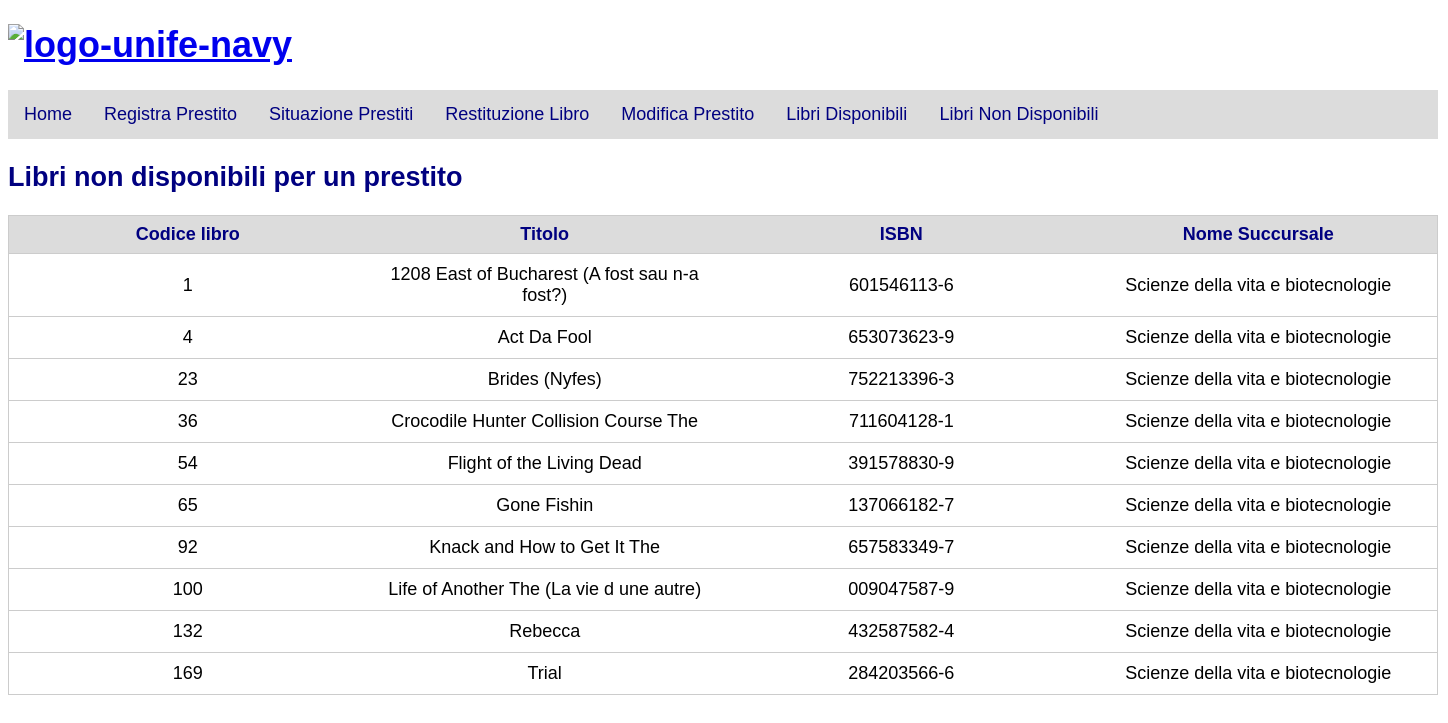
/NoDisponibili.php, run on the app's committed database.
### tables this page shows
CREATE TABLE `PRESENTE_IN` (
  `CODICE_LIBRO_PRESENTE_IN` int NOT NULL,
  `NOME_SUCCURSALE_PRESENTE_IN` varchar(50) NOT NULL,
  `NUMERO_COPIE` int NOT NULL,
  PRIMARY KEY (`CODICE_LIBRO_PRESENTE_IN`,`NOME_SUCCURSALE_PRESENTE_IN`),
  KEY `NOME_SUCCURSALE_PRESENTE_IN` (`NOME_SUCCURSALE_PRESENTE_IN`),
  CONSTRAINT `PRESENTE_IN_ibfk_1` FOREIGN KEY (`CODICE_LIBRO_PRESENTE_IN`) REFERENCES `LIBRO` (`CODICE_LIBRO`),
  CONSTRAINT `PRESENTE_IN_ibfk_2` FOREIGN KEY (`NOME_SUCCURSALE_PRESENTE_IN`) REFERENCES `SUCCURSALE` (`NOME_SUCCURSALE`)
);

CREATE TABLE `LIBRO` (
  `CODICE_LIBRO` int NOT NULL,
  `ISBN` char(13) NOT NULL,
  `TITOLO` varchar(200) DEFAULT NULL,
  `LINGUA` varchar(15) NOT NULL,
  `ANNO_PUBBLICAZIONE` int DEFAULT NULL,
  PRIMARY KEY (`CODICE_LIBRO`)
);

### NoDisponibili.php (the view, shortened to what this page needs)
<?php
$sql = "SELECT CODICE_LIBRO,TITOLO,ISBN,NOME_SUCCURSALE_PRESENTE_IN
        FROM LIBRO JOIN PRESENTE_IN ON (CODICE_LIBRO=CODICE_LIBRO_PRESENTE_IN)
        WHERE NUMERO_COPIE='0'
        ORDER BY CODICE_LIBRO";
$query = mysqli_query($link, $sql);
?>
<!DOCTYPE html>
<html>
<head>
    <link rel="stylesheet" type="text/css" href="stylenavbar.css">
</head>
<body>
    <h1><a href="http://www.unife.it/it"><img src="https://i.ibb.co/g7bkSj3/logo-unife-navy.jpg" alt="logo-unife-navy" border="0"></a></h1>
    <h2>Libri non disponibili per un prestito</h2>
    <table>
        <thead>
            <tr>
                <th>Codice libro</th>
                <th>Titolo</th>
                <th>ISBN</th>
                <th>Nome Succursale</th>
            </tr>
        </thead>
        <tbody>
            <?php while ($row = mysqli_fetch_array($query)) { ?>
                <tr>
                    <td> <?php echo $row['CODICE_LIBRO'] ?> </td>
                    <td> <?php echo $row['TITOLO'] ?> </td>
                    <td> <?php echo $row['ISBN'] ?> </td>
                    <td> <?php echo $row['NOME_SUCCURSALE_PRESENTE_IN'] ?> </td>
                </tr>
            <?php } ?>
        </tbody>
    </table>
</body>
</html>

### stylenavbar.css (style rules this page uses)
body { font-family: 'Arial'; font-size: 18px; }
h2 { width: auto; height: auto; }
ul { list-style-type: none; margin: 0; padding: 0; overflow: hidden; background-color: gainsboro; width: 1430px; }
li { float: left; }
li a { display: block; color: navy; text-align: center; padding: 14px 16px; text-decoration: none; }
h2 { color: navy; }
img { max-width: 50%; height: auto; }
thead { width: auto; height: auto; background-color: gainsboro; }
table { table-layout : fixed; width : 1430px; caption-side : bottom; }

### NoDisponibili.php (style rules this page uses)
table { border: 1px solid #ccc; border-collapse: collapse; }
tr { border-bottom: 1px solid #ccc; }
th { color: navy; width: 120px; padding: 8px; }
td { text-align: center; padding: 10px; }

### data on the page
presente_in: CODICE_LIBRO_PRESENTE_IN.CODICE_LIBRO "1", CODICE_LIBRO_PRESENTE_IN.TITOLO "1208 East of Bucharest (A fost sau n-a fost?)", CODICE_LIBRO_PRESENTE_IN.ISBN "601546113-6", NOME_SUCCURSALE_PRESENTE_IN "Scienze della vita e biotecnologie"
presente_in: CODICE_LIBRO_PRESENTE_IN.CODICE_LIBRO "4", CODICE_LIBRO_PRESENTE_IN.TITOLO "Act Da Fool", CODICE_LIBRO_PRESENTE_IN.ISBN "653073623-9", NOME_SUCCURSALE_PRESENTE_IN "Scienze della vita e biotecnologie"
presente_in: CODICE_LIBRO_PRESENTE_IN.CODICE_LIBRO "23", CODICE_LIBRO_PRESENTE_IN.TITOLO "Brides (Nyfes)", CODICE_LIBRO_PRESENTE_IN.ISBN "752213396-3", NOME_SUCCURSALE_PRESENTE_IN "Scienze della vita e biotecnologie"
presente_in: CODICE_LIBRO_PRESENTE_IN.CODICE_LIBRO "36", CODICE_LIBRO_PRESENTE_IN.TITOLO "Crocodile Hunter Collision Course The", CODICE_LIBRO_PRESENTE_IN.ISBN "711604128-1", NOME_SUCCURSALE_PRESENTE_IN "Scienze della vita e biotecnologie"
presente_in: CODICE_LIBRO_PRESENTE_IN.CODICE_LIBRO "54", CODICE_LIBRO_PRESENTE_IN.TITOLO "Flight of the Living Dead", CODICE_LIBRO_PRESENTE_IN.ISBN "391578830-9", NOME_SUCCURSALE_PRESENTE_IN "Scienze della vita e biotecnologie"
presente_in: CODICE_LIBRO_PRESENTE_IN.CODICE_LIBRO "65", CODICE_LIBRO_PRESENTE_IN.TITOLO "Gone Fishin", CODICE_LIBRO_PRESENTE_IN.ISBN "137066182-7", NOME_SUCCURSALE_PRESENTE_IN "Scienze della vita e biotecnologie"
presente_in: CODICE_LIBRO_PRESENTE_IN.CODICE_LIBRO "92", CODICE_LIBRO_PRESENTE_IN.TITOLO "Knack and How to Get It The", CODICE_LIBRO_PRESENTE_IN.ISBN "657583349-7", NOME_SUCCURSALE_PRESENTE_IN "Scienze della vita e biotecnologie"
presente_in: CODICE_LIBRO_PRESENTE_IN.CODICE_LIBRO "100", CODICE_LIBRO_PRESENTE_IN.TITOLO "Life of Another The (La vie d une autre)", CODICE_LIBRO_PRESENTE_IN.ISBN "009047587-9", NOME_SUCCURSALE_PRESENTE_IN "Scienze della vita e biotecnologie"
presente_in: CODICE_LIBRO_PRESENTE_IN.CODICE_LIBRO "132", CODICE_LIBRO_PRESENTE_IN.TITOLO "Rebecca", CODICE_LIBRO_PRESENTE_IN.ISBN "432587582-4", NOME_SUCCURSALE_PRESENTE_IN "Scienze della vita e biotecnologie"
presente_in: CODICE_LIBRO_PRESENTE_IN.CODICE_LIBRO "169", CODICE_LIBRO_PRESENTE_IN.TITOLO "Trial", CODICE_LIBRO_PRESENTE_IN.ISBN "284203566-6", NOME_SUCCURSALE_PRESENTE_IN "Scienze della vita e biotecnologie"
